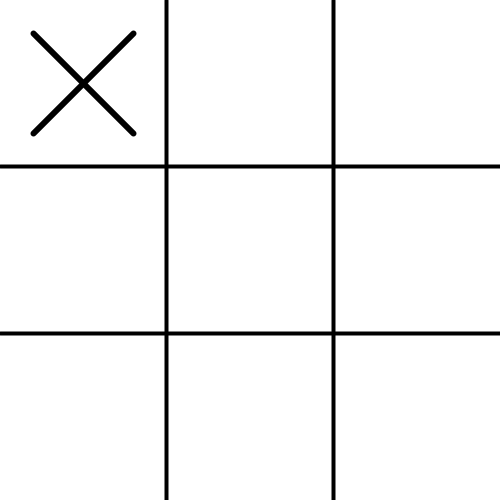
Frame 1 (no input)
Frame 60 (the mouse pressed at the canvas centre just before this capture): identical to frame 1, image omitted
Frame 120 (the mouse held since frame 60 and released just before this capture): identical to frame 1, image omitted

The Processing sketch that drew this single still picture (run headless with seeded random() and noise(); from frame 60 on, the mouse is pressed at the canvas centre):

// Processing sketch: tic_tac_toe
// ── tic_tac_toe.pde
// Tic-Tac-Toe in Processing
// Canvas: 500x500
// Computer: X (always starts)
// User: O (circles)
// Input: number keys '0'–'8'

char[] board = new char[9]; // ' ', 'X', 'O'
boolean gameOver = false;

void setup() {
  size(500, 500);
  resetBoard();
  println("Tic-Tac-Toe");
  println("Canvas: 500x500");
  println("Computer is 'X' and always starts.");
  println("You are 'O' (circles).");
  println("Use keys 0–8 to choose a square:");
  println("0 1 2");
  println("3 4 5");
  println("6 7 8");
  println("Computer will now take the first move.");
  computerMove();  // computer starts
}

void draw() {
  background(255);
  drawGrid();
  drawMarks();
}

// Draw the tic-tac-toe grid
void drawGrid() {
  stroke(0);
  strokeWeight(4);
  float cellSize = width / 3.0;

  // Vertical lines
  line(cellSize, 0, cellSize, height);
  line(2 * cellSize, 0, 2 * cellSize, height);

  // Horizontal lines
  line(0, cellSize, width, cellSize);
  line(0, 2 * cellSize, width, 2 * cellSize);
}

// Draw X's and O's
void drawMarks() {
  float cellSize = width / 3.0;
  for (int i = 0; i < 9; i++) {
    int row = i / 3;
    int col = i % 3;
    float cx = col * cellSize + cellSize / 2;
    float cy = row * cellSize + cellSize / 2;
    float margin = cellSize * 0.3;

    if (board[i] == 'X') {
      stroke(0);
      strokeWeight(6);
      line(cx - margin, cy - margin, cx + margin, cy + margin);
      line(cx + margin, cy - margin, cx - margin, cy + margin);
    } else if (board[i] == 'O') {
      noFill();
      stroke(0);
      strokeWeight(6);
      ellipse(cx, cy, margin * 2, margin * 2);
    }
  }
}

// Reset the board to empty
void resetBoard() {
  for (int i = 0; i < 9; i++) {
    board[i] = ' ';
  }
  gameOver = false;
}

// Handle key presses
void keyPressed() {
  if (gameOver) {
    println("The game has ended. Please restart the sketch to play again.");
    return;
  }

  // Only numeric keys 0–8 are valid move keys
  if (key >= '0' && key <= '8') {
    int index = key - '0';

    if (board[index] != ' ') {
      println("That square is already taken. Choose another square (0–8).");
      return;
    }

    // User move: place 'O'
    board[index] = 'O';
    println("You played in square " + index + ".");

    // Check if user wins
    char winner = checkWinner();
    if (winner == 'O') {
      println("You (O) have won the game!");
      gameOver = true;
      return;
    }

    // Check for draw before computer moves
    if (isBoardFull()) {
      println("No one has won. The board is full.");
      gameOver = true;
      return;
    }

    // Computer's turn
    computerMove();

    // Check game state after computer move
    winner = checkWinner();
    if (winner == 'X') {
      println("Computer (X) has won the game!");
      gameOver = true;
      return;
    } else if (isBoardFull()) {
      println("No one has won. The board is full.");
      gameOver = true;
      return;
    } else {
      // After the user takes their turn, and if neither has won:
      println("The game is still in play.");
    }

  } else {
    // Any non 0–8 key
    println("Incorrect key pressed. Use keys 0–8 to choose a square.");
  }
}

// Simple computer move: first available square
void computerMove() {
  if (gameOver) return;

  for (int i = 0; i < 9; i++) {
    if (board[i] == ' ') {
      board[i] = 'X';
      println("Computer played in square " + i + ".");
      break;
    }
  }
}

// Check for winner: returns 'X', 'O', or ' ' for none
char checkWinner() {
  int[][] lines = {
    {0, 1, 2},
    {3, 4, 5},
    {6, 7, 8},
    {0, 3, 6},
    {1, 4, 7},
    {2, 5, 8},
    {0, 4, 8},
    {2, 4, 6}
  };

  for (int i = 0; i < lines.length; i++) {
    int a = lines[i][0];
    int b = lines[i][1];
    int c = lines[i][2];
    if (board[a] != ' ' && board[a] == board[b] && board[b] == board[c]) {
      return board[a];
    }
  }
  return ' ';
}

// Check if all squares are filled
boolean isBoardFull() {
  for (int i = 0; i < 9; i++) {
    if (board[i] == ' ') return false;
  }
  return true;
}
